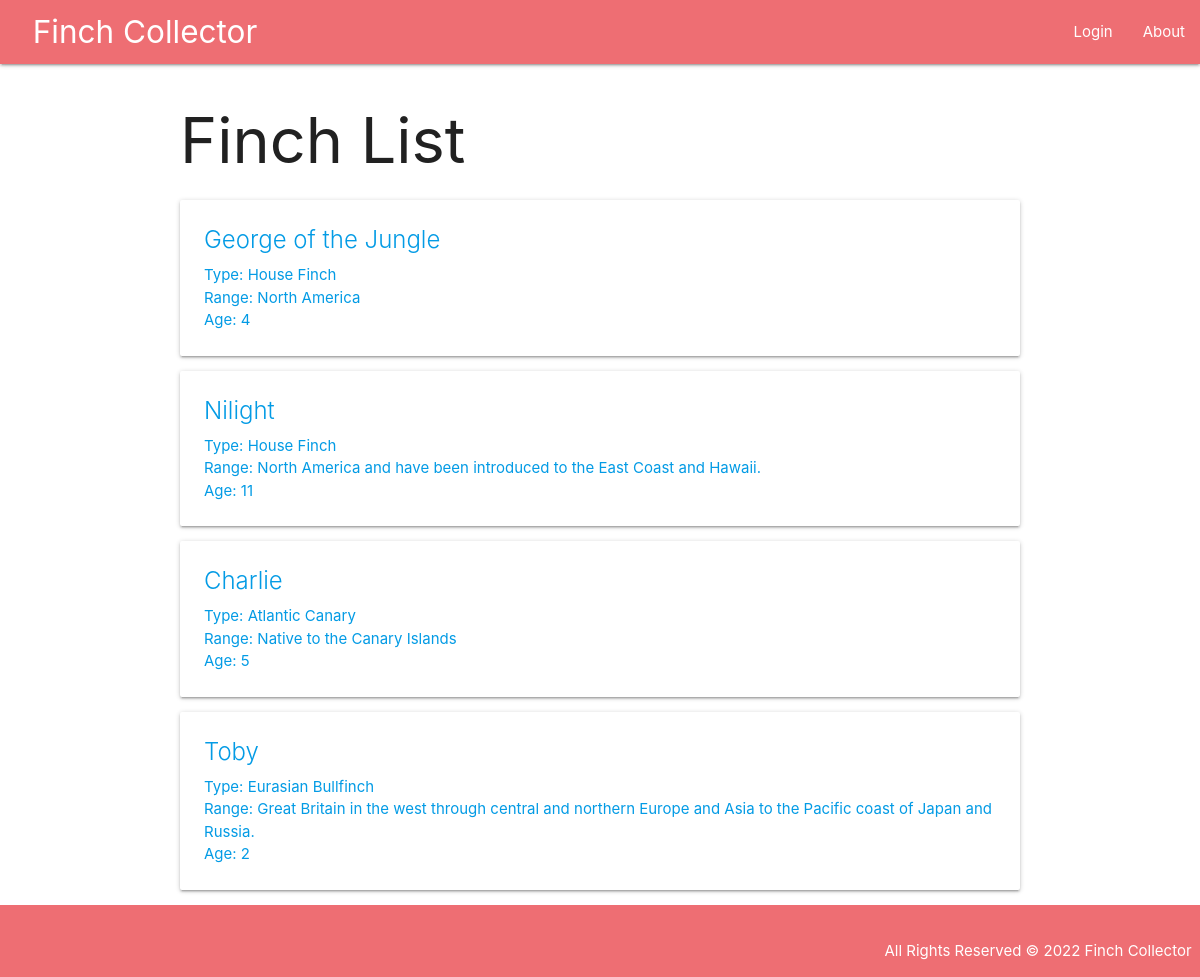
Page /finches/ on the committed database.
### main_app/models.py (models this page shows, shortened)
class Finch(models.Model):
  name = models.CharField(max_length=100)
  type = models.CharField(max_length=100)
  region = models.TextField(max_length=250)
  age = models.IntegerField()
  toys = models.ManyToManyField(Toy)
  user = models.ForeignKey(User, on_delete=models.CASCADE)

### main_app/views.py (the view)
# urls.py: path('finches/', views.finches_index, name='index'),
def finches_index(request):
  finches = Finch.objects.all()
  return render(request, 'finches/index.html', { 'finches' : finches, 'page_name': 'Finches' })

### main_app/templates/finches/index.html
{% extends 'base.html' %}
{% block content %}
  <h1>Finch List</h1>
  {% for finch in finches %}
    <div class="card">
      <a href="{% url 'details' finch.id %}">
        <div class="card-content">
          <span class="card-title">{{ finch.name }}</span>
          <p>Type: {{ finch.type }}</p>
          <p>Range: {{ finch.region }}</p>
          <p>Age: {{ finch.age }}</p>
        </div>
      </a>
    </div>
  {% endfor %}
{% endblock %}

### main_app/static/css/style.css (style rules this page uses)
body { display: flex; flex-direction: column; min-height: 100vh; }

### rows in the picture
Finch: name "George of the Jungle", type "House Finch", region "North America", age "4"
Finch: name "Nilight", type "House Finch", region "North America and have been introduced to the East Coast and Hawaii.", age "11"
Finch: name "Charlie", type "Atlantic Canary", region "Native to the Canary Islands", age "5"
Finch: name "Toby", type "Eurasian Bullfinch", region "Great Britain in the west through central and northern Europe and Asia to the Pacific coast of Japan and Russia.", age "2"
